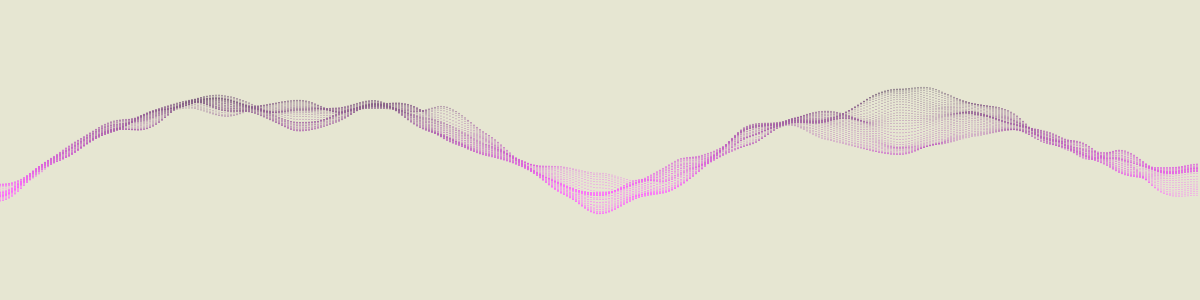
Frame 1 (no input)
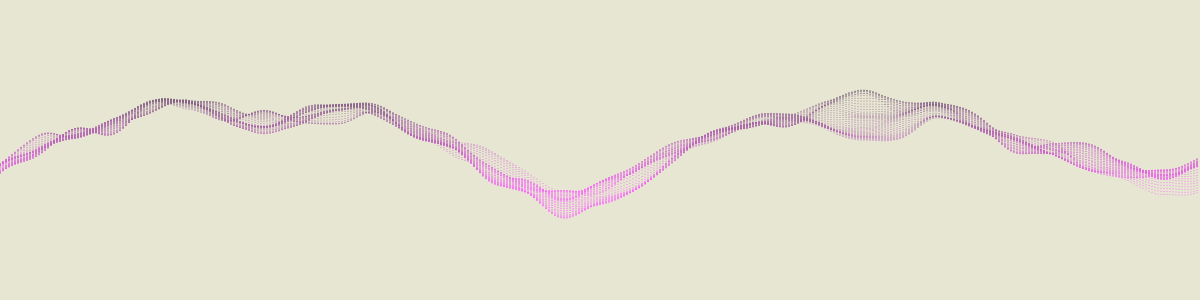
Frame 60 (no input)
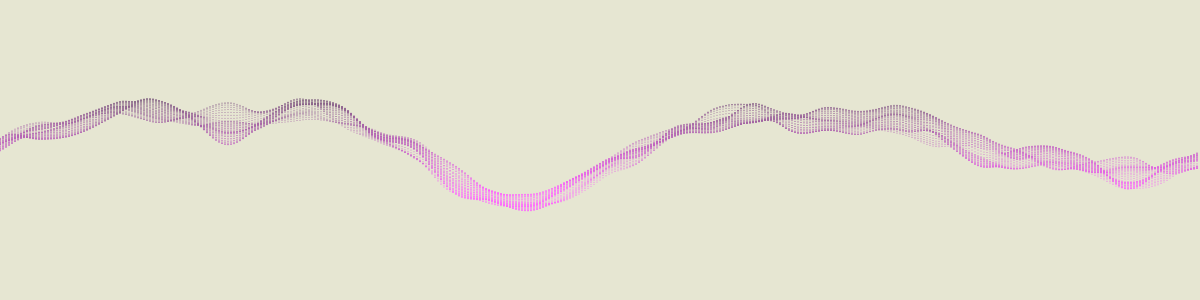
Frame 120 (the mouse pressed at the canvas centre since frame 60)

The p5.js sketch that drew these frames (run headless with seeded random() and noise() and a simulated clock; from frame 60 on, the mouse is pressed at the canvas centre):

// p5.js sketch
// ── sketch.js
var noiseScale = 0.01;
var widthFactor = 3;
var seed = 0
function setup() {
  createCanvas(1200, 300);
  background(230, 230, 210);
  smooth();
}
var n = 0.00;
var d = 0.2;

function draw() {
  n = n + d;
  background(230, 230, 210);

  for (var y = 0; y < 40; y++) {
    for (var x = 0; x < width / widthFactor; x++) {
      var noiseVal = noise((n + x) * noiseScale, (-n + y) * noiseScale, y * noiseScale);
      stroke((noiseVal * 400), 100, (noiseVal * 400));
      point(x * widthFactor, noiseVal * 300);
    }
  }
}
